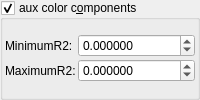
    <widget class="MyGroupBox" name="groupCheck_fold_color_aux_color_enabled_false">
     <property name="title">
      <string>aux color c&amp;omponents</string>
     </property>
     <property name="checkable">
      <bool>true</bool>
     </property>
     <layout class="QVBoxLayout" name="verticalLayout_13">
      <property name="leftMargin">
       <number>2</number>
      </property>
      <property name="topMargin">
       <number>2</number>
      </property>
      <property name="rightMargin">
       <number>2</number>
      </property>
      <property name="bottomMargin">
       <number>2</number>
      </property>
      <item>
       <layout class="QGridLayout" name="gridLayout_35" columnstretch="0,1">
        <property name="spacing">
         <number>2</number>
        </property>
        <item row="0" column="0">
         <widget class="QLabel" name="label_42">
          <property name="text">
           <string>MinimumR2:</string>
          </property>
         </widget>
        </item>
        <item row="1" column="0">
         <widget class="QLabel" name="label_44">
          <property name="text">
           <string>MaximumR2:</string>
          </property>
         </widget>
        </item>
        <item row="0" column="1">
         <widget class="MyDoubleSpinBox" name="spinbox_mandelbox_color_Sp1">
          <property name="sizePolicy">
           <sizepolicy hsizetype="Minimum" vsizetype="Maximum">
            <horstretch>0</horstretch>
            <verstretch>0</verstretch>
           </sizepolicy>
          </property>
          <property name="prefix">
           <string/>
          </property>
          <property name="suffix">
           <string/>
          </property>
          <property name="decimals">
           <number>6</number>
          </property>
          <property name="minimum">
           <double>-100.000000000000000</double>
          </property>
          <property name="maximum">
           <double>100.000000000000000</double>
          </property>
          <property name="singleStep">
           <double>0.100000000000000</double>
          </property>
         </widget>
        </item>
        <item row="1" column="1">
         <widget class="MyDoubleSpinBox" name="spinbox_mandelbox_color_Sp2">
          <property name="sizePolicy">
           <sizepolicy hsizetype="Minimum" vsizetype="Maximum">
            <horstretch>0</horstretch>
            <verstretch>0</verstretch>
           </sizepolicy>
          </property>
          <property name="prefix">
           <string/>
          </property>
          <property name="suffix">
           <string/>
          </property>
          <property name="decimals">
           <number>6</number>
          </property>
          <property name="minimum">
           <double>-100.000000000000000</double>
          </property>
          <property name="maximum">
           <double>100.000000000000000</double>
          </property>
          <property name="singleStep">
           <double>0.100000000000000</double>
          </property>
         </widget>
        </item>
       </layout>
      </item>
     </layout>
    </widget>
